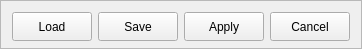
     <widget class="QFrame" name="f_load_save">
      <property name="minimumSize">
       <size>
        <width>0</width>
        <height>49</height>
       </size>
      </property>
      <property name="maximumSize">
       <size>
        <width>16777215</width>
        <height>49</height>
       </size>
      </property>
      <property name="frameShape">
       <enum>QFrame::StyledPanel</enum>
      </property>
      <property name="frameShadow">
       <enum>QFrame::Raised</enum>
      </property>
      <layout class="QHBoxLayout" name="horizontalLayout_16">
       <item>
        <widget class="QPushButton" name="pb_load">
         <property name="minimumSize">
          <size>
           <width>0</width>
           <height>29</height>
          </size>
         </property>
         <property name="maximumSize">
          <size>
           <width>16777215</width>
           <height>29</height>
          </size>
         </property>
         <property name="text">
          <string>Load</string>
         </property>
        </widget>
       </item>
       <item>
        <widget class="QPushButton" name="pb_save">
         <property name="minimumSize">
          <size>
           <width>0</width>
           <height>29</height>
          </size>
         </property>
         <property name="maximumSize">
          <size>
           <width>16777215</width>
           <height>29</height>
          </size>
         </property>
         <property name="text">
          <string>Save</string>
         </property>
        </widget>
       </item>
       <item>
        <widget class="QPushButton" name="pb_apply">
         <property name="minimumSize">
          <size>
           <width>0</width>
           <height>29</height>
          </size>
         </property>
         <property name="maximumSize">
          <size>
           <width>16777215</width>
           <height>29</height>
          </size>
         </property>
         <property name="text">
          <string>Apply</string>
         </property>
        </widget>
       </item>
       <item>
        <widget class="QPushButton" name="pb_cancel">
         <property name="enabled">
          <bool>true</bool>
         </property>
         <property name="minimumSize">
          <size>
           <width>0</width>
           <height>29</height>
          </size>
         </property>
         <property name="maximumSize">
          <size>
           <width>16777215</width>
           <height>29</height>
          </size>
         </property>
         <property name="text">
          <string>Cancel</string>
         </property>
        </widget>
       </item>
      </layout>
     </widget>
